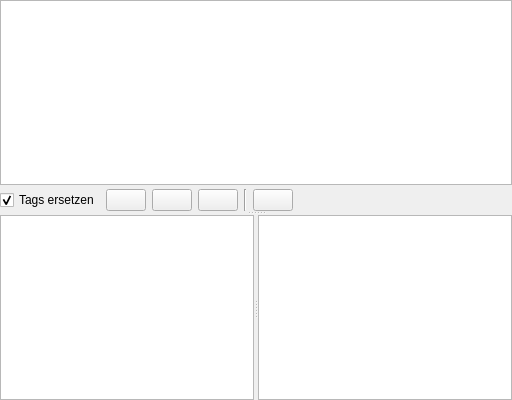
          <widget class="QSplitter" name="splitter_1">
           <property name="orientation">
            <enum>Qt::Vertical</enum>
           </property>
           <widget class="QWidget" name="verticalLayoutWidget">
            <layout class="QVBoxLayout" name="verticalLayout_3">
             <property name="spacing">
              <number>4</number>
             </property>
             <item>
              <widget class="SvgView" name="viewSvg">
               <property name="sizePolicy">
                <sizepolicy hsizetype="Expanding" vsizetype="Expanding">
                 <horstretch>1</horstretch>
                 <verstretch>1</verstretch>
                </sizepolicy>
               </property>
               <property name="toolTip">
                <string>&lt;html&gt;&lt;head/&gt;&lt;body&gt;&lt;p&gt;Dies ist das &lt;span style=&quot; font-weight:700;&quot;&gt;Vorschaufenster&lt;/span&gt; für das aktuell bearbeitete Etikett. Mit dem Scrollrad der Maus lässt sich die Anzeige vergrößern und verkleinern.&lt;/p&gt;&lt;/body&gt;&lt;/html&gt;</string>
               </property>
              </widget>
             </item>
             <item>
              <widget class="QWidget" name="wdgEdit" native="true">
               <layout class="QHBoxLayout" name="horizontalLayout">
                <property name="leftMargin">
                 <number>0</number>
                </property>
                <property name="topMargin">
                 <number>0</number>
                </property>
                <property name="rightMargin">
                 <number>0</number>
                </property>
                <property name="bottomMargin">
                 <number>0</number>
                </property>
                <item>
                 <widget class="QCheckBox" name="cbTagsErsetzen">
                  <property name="toolTip">
                   <string>&lt;html&gt;&lt;head/&gt;&lt;body&gt;&lt;p&gt;Angekreuzt, können hiermit bestehende &lt;span style=&quot; font-weight:600;&quot;&gt;Tags ersetzt &lt;/span&gt;werden..&lt;/p&gt;&lt;p&gt;Tags sind leicht verständliche Code-Schnipsel, Schlüsselörter, die vom Programm entsprechend interpretiert werden, ohne dass spezielle Programmierkenntnisse erforderlich sind. Einmal definiert, können Tags problemlos im Etikett eingefügt werden.&lt;/p&gt;&lt;/body&gt;&lt;/html&gt;</string>
                  </property>
                  <property name="text">
                   <string>Tags ersetzen</string>
                  </property>
                  <property name="checked">
                   <bool>true</bool>
                  </property>
                 </widget>
                </item>
                <item>
                 <widget class="PushButton" name="cbEditMode">
                  <property name="minimumSize">
                   <size>
                    <width>40</width>
                    <height>0</height>
                   </size>
                  </property>
                  <property name="toolTip">
                   <string>&lt;html&gt;&lt;head/&gt;&lt;body&gt;&lt;p&gt;Im &lt;span style=&quot; font-weight:600;&quot;&gt;Editiermodus&lt;/span&gt; ist die Bearbeitung der Gestaltungsvorgaben in der linken Spalte sowie der Tags in der rechten Spalte möglich.&lt;/p&gt;&lt;p&gt;Tags speisen Werte in das Layout ein.&lt;/p&gt;&lt;/body&gt;&lt;/html&gt;</string>
                  </property>
                  <property name="icon">
                   <iconset theme="edit"/>
                  </property>
                  <property name="checkable">
                   <bool>true</bool>
                  </property>
                 </widget>
                </item>
                <item>
                 <widget class="PushButton" name="btnAktualisieren">
                  <property name="minimumSize">
                   <size>
                    <width>40</width>
                    <height>0</height>
                   </size>
                  </property>
                  <property name="toolTip">
                   <string>&lt;html&gt;&lt;head/&gt;&lt;body&gt;&lt;p&gt;Hiermit wird die bearbeitete &lt;span style=&quot; font-weight:600;&quot;&gt;SVG-Datei&lt;/span&gt; aktualisiert.&lt;/p&gt;&lt;p&gt;SVG ermöglicht skalierbare, verlustfreie Grafiken. Ohne Aktualisierung können Änderungen nicht visuell beurteilt werden.&lt;/p&gt;&lt;/body&gt;&lt;/html&gt;</string>
                  </property>
                  <property name="icon">
                   <iconset theme="refresh"/>
                  </property>
                 </widget>
                </item>
                <item>
                 <widget class="PushButton" name="btnSaveTemplate">
                  <property name="minimumSize">
                   <size>
                    <width>40</width>
                    <height>0</height>
                   </size>
                  </property>
                  <property name="toolTip">
                   <string>&lt;html&gt;&lt;head/&gt;&lt;body&gt;&lt;p&gt;Hiermit wird das Etikett &lt;span style=&quot; font-weight:600;&quot;&gt;gespeichert&lt;/span&gt;.&lt;/p&gt;&lt;/body&gt;&lt;/html&gt;</string>
                  </property>
                  <property name="icon">
                   <iconset theme="save"/>
                  </property>
                 </widget>
                </item>
                <item>
                 <widget class="Line" name="line">
                  <property name="orientation">
                   <enum>Qt::Vertical</enum>
                  </property>
                 </widget>
                </item>
                <item>
                 <widget class="PushButton" name="btnExport">
                  <property name="minimumSize">
                   <size>
                    <width>40</width>
                    <height>0</height>
                   </size>
                  </property>
                  <property name="toolTip">
                   <string>&lt;html&gt;&lt;head/&gt;&lt;body&gt;&lt;p&gt;Hiermit wird das Etikett als &lt;span style=&quot; font-weight:600;&quot;&gt;SVG &lt;/span&gt;mit den ersetzten Tags &lt;span style=&quot; font-weight:600;&quot;&gt;exportiert&lt;/span&gt;.&lt;/p&gt;&lt;/body&gt;&lt;/html&gt;</string>
                  </property>
                  <property name="icon">
                   <iconset theme="export"/>
                  </property>
                 </widget>
                </item>
                <item>
                 <spacer name="horizontalSpacer">
                  <property name="orientation">
                   <enum>Qt::Horizontal</enum>
                  </property>
                  <property name="sizeHint" stdset="0">
                   <size>
                    <width>40</width>
                    <height>20</height>
                   </size>
                  </property>
                 </spacer>
                </item>
               </layout>
              </widget>
             </item>
            </layout>
           </widget>
           <widget class="QSplitter" name="splitter_2">
            <property name="orientation">
             <enum>Qt::Horizontal</enum>
            </property>
            <widget class="QSplitter" name="splitter_4">
             <property name="orientation">
              <enum>Qt::Horizontal</enum>
             </property>
             <widget class="QPlainTextEdit" name="tbTemplate">
              <property name="toolTip">
               <string>&lt;html&gt;&lt;head/&gt;&lt;body&gt;&lt;p&gt;In diesem Bereich wird das &lt;span style=&quot; font-weight:600;&quot;&gt;Etikett&lt;/span&gt; mittels Tags und XML-Elementen gemäß der Beschreibungssprache &lt;span style=&quot; font-weight:600;&quot;&gt;SVG&lt;/span&gt; layoutet. SVG ermöglicht skalierbare, verlustfreie Grafiken.&lt;/p&gt;&lt;p&gt;Das jeweils gewählte Tag wird hierfür mit einem Wert aus dem Bereich rechts definiert. Bei Fragen zur Auszeichnungssprache des SVG-Formates helfen einschlägige Seiten und Foren online oder auch Fachbücher. Zeitsparender ist es, extern ein spezialisiertes Vektorprogramm wie Inkscape oder Adobe Illustrator einzusetzen.&lt;/p&gt;&lt;/body&gt;&lt;/html&gt;</string>
              </property>
              <property name="lineWrapMode">
               <enum>QPlainTextEdit::NoWrap</enum>
              </property>
             </widget>
             <widget class="QPlainTextEdit" name="tbTags">
              <property name="toolTip">
               <string>&lt;html&gt;&lt;head/&gt;&lt;body&gt;&lt;p&gt;In diesem Feld sind die &lt;span style=&quot; font-weight:600;&quot;&gt;Werte&lt;/span&gt; der Tags aufgeführt. &lt;/p&gt;&lt;p&gt;Die Werte stammen aus den einzelnen Tabs (Reiter) des Kleinen Brauhelfers, insbesondere aus dem Tab Rezept sowie aus den Tabs Braudaten und Abfülldaten. Der Aufruf dieser Werte kann im linken Bereich umgesetzt werden. &lt;/p&gt;&lt;p&gt;Bei Fragen zur Auszeichnungssprache des SVG-Formates helfen einschlägige Seiten und Foren online oder auch Fachbücher. Zeitsparender ist es, extern ein spezialisiertes Vektorprogramm wie Inkscape oder Adobe Illustrator einzusetzen.&lt;/p&gt;&lt;/body&gt;&lt;/html&gt;</string>
              </property>
              <property name="lineWrapMode">
               <enum>QPlainTextEdit::NoWrap</enum>
              </property>
              <property name="readOnly">
               <bool>true</bool>
              </property>
             </widget>
            </widget>
           </widget>
          </widget>
